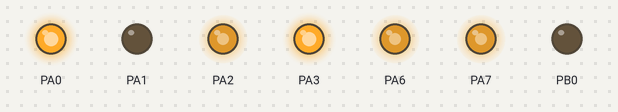
Recording of a sketch running on a simulated STM32 Blue Pill. Parts: output pins drawn as LEDs (lit = HIGH).

Above: at 0.1 s.
At 10.1 s:
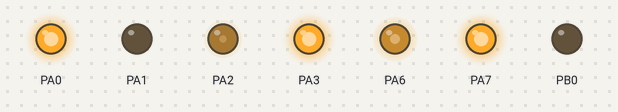
At 20.1 s:
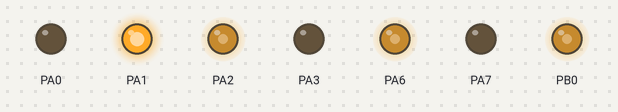
At 38.1 s:
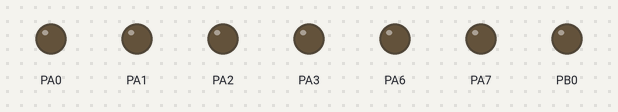
Timing chart, 0 to 39.6 s (numbered marks = the images above):
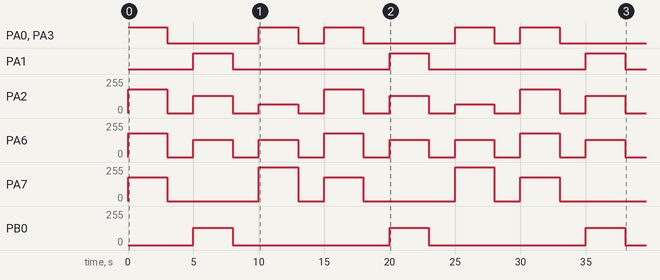

Measured:
- by itself, PA0, PA3: repeats every 15.0 s: LOW 7.0 s, HIGH 3.0 s, LOW 2.0 s, HIGH 3.0 s
- by itself, PA1: alternates HIGH for 3.0 s and LOW for 12.0 s
- by itself, PA2: repeats every 15.0 s: 0/255 2.0 s, 128/255 3.0 s, 0/255 2.0 s, 64/255 3.0 s, 0/255 2.0 s, 180/255 3.0 s
- by itself, PA6: repeats every 15.0 s: 2 × (0/255 2.0 s, 128/255 3.0 s), 0/255 2.0 s, 180/255 3.0 s
- by itself, PA7: repeats every 15.0 s: 0/255 7.0 s, 255/255 3.0 s, 0/255 2.0 s, 180/255 3.0 s
- by itself, PB0: alternates 128/255 for 3.0 s and 0/255 for 12.0 s

The sketch:

main.ino
```cpp
#include "L298N.h"
#include "CytronMD10A.h"
#include "BTS7960.h"

#define L298N_IN1  PA0
#define L298N_IN2  PA1
#define L298N_ENA  PA2

#define CYTRON_DIR PA3
#define CYTRON_PWM PA6

#define BTS_RPWM   PA7
#define BTS_LPWM   PB0


L298N motor1(L298N_IN1, L298N_IN2, L298N_ENA);
CytronMD10A motor2(CYTRON_DIR, CYTRON_PWM);
BTS7960 motor3(BTS_RPWM, BTS_LPWM);

void setup() {
    motor1.init();
    motor2.init();
    motor3.init();
}

void loop() {
     motor1.drive(180);
    motor2.drive(180);
    motor3.drive(180);
    delay(3000);

    // 2) توقف
    motor1.drive(0);
    motor2.drive(0);
    motor3.drive(0);
    delay(2000);


    motor1.drive(-128);
    motor2.drive(-128);
    motor3.drive(-128);
    delay(3000);


    motor1.drive(0);
    motor2.drive(0);
    motor3.drive(0);
    delay(2000);


    motor1.drive(64);   // 25%
    motor2.drive(128);  // 50%
    motor3.drive(255);  // 100%
    delay(3000);


    motor1.drive(0);
    motor2.drive(0);
    motor3.drive(0);
    delay(2000);
}
```

BTS7960.cpp
```cpp
#include "BTS7960.h"

BTS7960::BTS7960(int rpwm, int lpwm) : _rpwm(rpwm), _lpwm(lpwm) {}

void BTS7960::init() {
    BTS_init(_rpwm, _lpwm);
}

void BTS7960::drive(int speed) {
    BTS_drive(_rpwm, _lpwm, speed);
}

void BTS7960::BTS_init(int RPWM, int LPWM) {
    pinMode(RPWM, OUTPUT);
    pinMode(LPWM, OUTPUT);
}

void BTS7960::BTS_drive(int RPWM, int LPWM, int speed_in_pwm) {
    if (speed_in_pwm > 0) {
        analogWrite(RPWM, speed_in_pwm);
        analogWrite(LPWM, 0);
    } else if (speed_in_pwm < 0) {
        analogWrite(RPWM, 0);
        analogWrite(LPWM, -speed_in_pwm);
    } else {
        analogWrite(RPWM, 0);
        analogWrite(LPWM, 0);
    }
}
```

BTS7960.h
```cpp
#ifndef BTS7960_H
#define BTS7960_H

#include "MotorDriver.h"
#include <Arduino.h>

class BTS7960 : public MotorDriver {
private:
    int _rpwm, _lpwm;

public:
    BTS7960(int rpwm, int lpwm);

    void init() override;
    void drive(int speed) override;

    static void BTS_init(int RPWM, int LPWM);
    static void BTS_drive(int RPWM, int LPWM, int speed_in_pwm);
};

#endif
```

CytronMD10A.cpp
```cpp
#include "CytronMD10A.h"

CytronMD10A::CytronMD10A(int dir, int pwm) : _dir(dir), _pwm(pwm) {}

void CytronMD10A::init() {
    Cytron_init(_dir, _pwm);
}

void CytronMD10A::drive(int speed) {
    Cytron_drive(_dir, _pwm, speed);
}

void CytronMD10A::Cytron_init(int DIR, int PWM) {
    pinMode(DIR, OUTPUT);
    pinMode(PWM, OUTPUT);
}

void CytronMD10A::Cytron_drive(int DIR, int PWM, int speed_in_pwm) {
    if (speed_in_pwm > 0) {          // أمامي
        digitalWrite(DIR, HIGH);
        analogWrite(PWM, speed_in_pwm);
    } else if (speed_in_pwm < 0) {   // خلفي
        digitalWrite(DIR, LOW);
        analogWrite(PWM, -speed_in_pwm);
    } else {                         // توقف
        digitalWrite(DIR, LOW);
        analogWrite(PWM, 0);
    }
}
```

CytronMD10A.h
```cpp
#ifndef CYTRON_H
#define CYTRON_H

#include "MotorDriver.h"
#include <Arduino.h>

class CytronMD10A : public MotorDriver {
private:
    int _dir, _pwm;

public:
    CytronMD10A(int dir, int pwm);

    void init() override;
    void drive(int speed) override;

    static void Cytron_init(int DIR, int PWM);
    static void Cytron_drive(int DIR, int PWM, int speed_in_pwm);
};

#endif
```

L298N.cpp
```cpp
#include "L298N.h"

L298N::L298N(int in1, int in2, int ena) : _in1(in1), _in2(in2), _ena(ena) {}

void L298N::init() {
    L298N_init(_in1, _in2, _ena);
}

void L298N::drive(int speed) {
    L298N_drive(_in1, _in2, _ena, speed);
}

void L298N::L298N_init(int IN1, int IN2, int ENA) {
    pinMode(IN1, OUTPUT);
    pinMode(IN2, OUTPUT);
    pinMode(ENA, OUTPUT);
}

void L298N::L298N_drive(int IN1, int IN2, int ENA, int speed_in_pwm) {
    if (speed_in_pwm > 0) {
        digitalWrite(IN1, HIGH);
        digitalWrite(IN2, LOW);
        analogWrite(ENA, speed_in_pwm);
    } else if (speed_in_pwm < 0) {
        digitalWrite(IN1, LOW);
        digitalWrite(IN2, HIGH);
        analogWrite(ENA, -speed_in_pwm);
    } else {
        digitalWrite(IN1, LOW);
        digitalWrite(IN2, LOW);
        analogWrite(ENA, 0);
    }
}
```

L298N.h
```cpp
#ifndef L298N_H
#define L298N_H

#include "MotorDriver.h"
#include <Arduino.h>

class L298N : public MotorDriver {
private:
    int _in1, _in2, _ena;

public:
    L298N(int in1, int in2, int ena);

    void init() override;
    void drive(int speed) override;


    static void L298N_init(int IN1, int IN2, int ENA);
    static void L298N_drive(int IN1, int IN2, int ENA, int speed_in_pwm);
};

#endif
```

MotorDriver.h
```cpp
#ifndef MOTOR_DRIVER_H
#define MOTOR_DRIVER_H

class MotorDriver {
public:
    virtual void init() = 0;
    virtual void drive(int speed) = 0; // speed: -255
    virtual ~MotorDriver() {}
};

#endif
```
